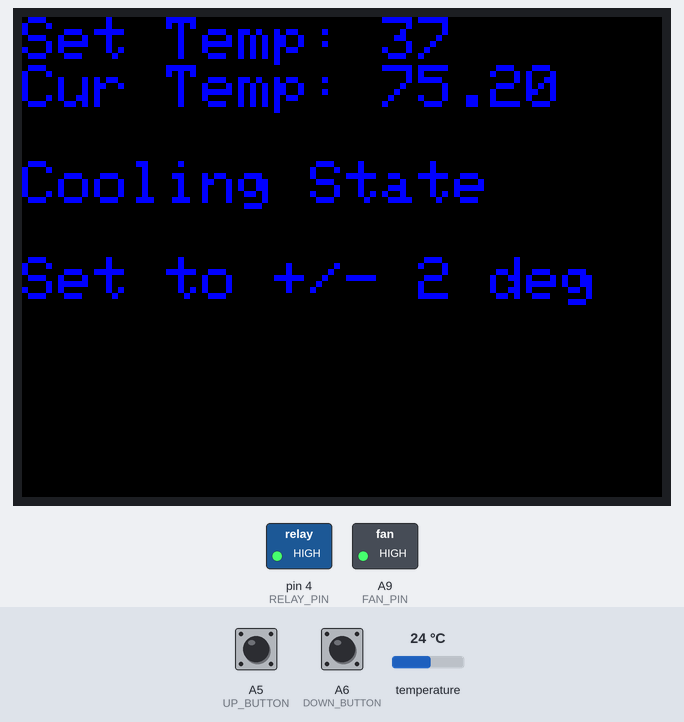
The sketch below on a simulated Teensy 4. On the bench: 320×240 colour display, switched loads named in the sketch (green lamp = pin HIGH). Inputs (shaded band) come from the test bench; at power-on: temperature 24 °C, A5 (UP_BUTTON) LOW, A6 (DOWN_BUTTON) LOW. What the sketch prints to the serial monitor is not drawn.

Above: at 4.4 s.
4.5 s: temperature set to 1.9 °C
At 6.7 s:
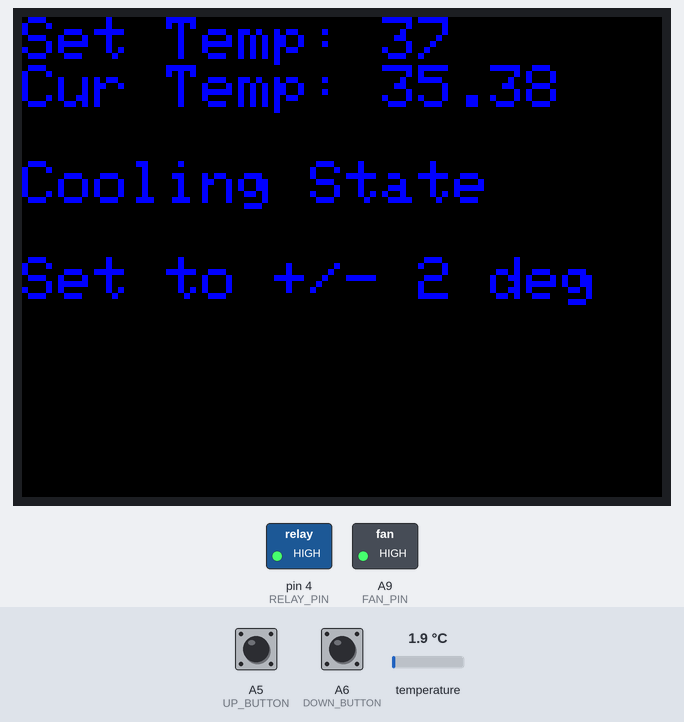
7.3 s: temperature set to 1.5 °C
At 10.0 s:
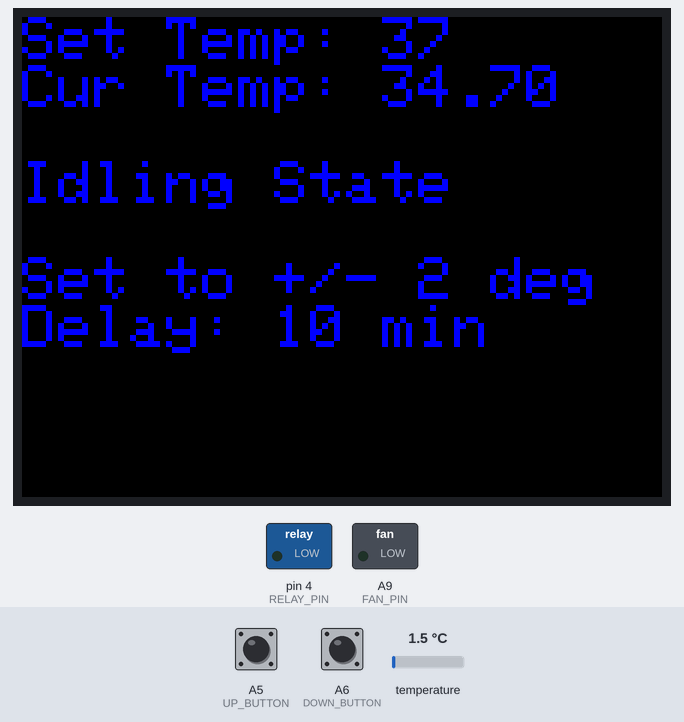
10.3 s: A5 (UP_BUTTON) pulled HIGH for 1 s
At 12.6 s:
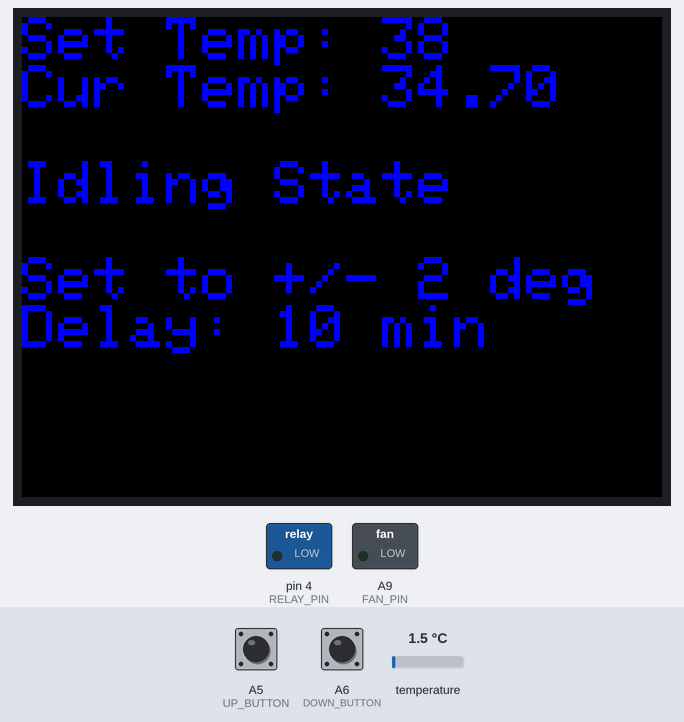
13.3 s: A5 (UP_BUTTON) pulled HIGH for 1 s
16.3 s: temperature set to 12 °C
At 18.3 s:
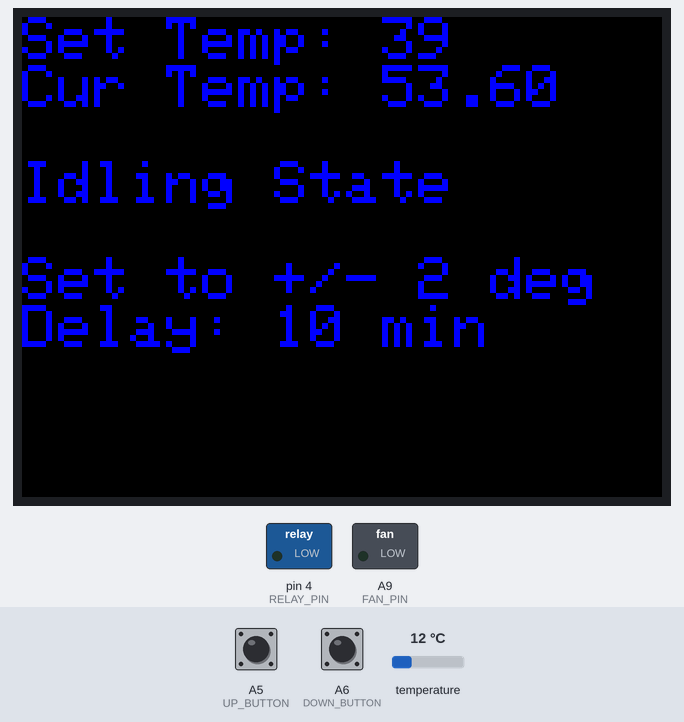
19.3 s: A6 (DOWN_BUTTON) pulled HIGH for 1 s
At 69.1 s:
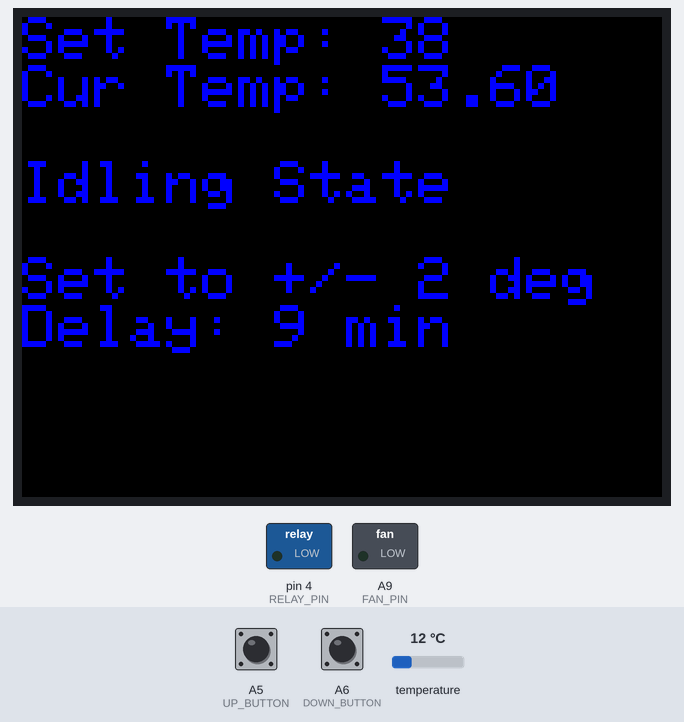
Timing chart, 0 to 70.6 s (numbered marks = the images above; inputs shaded):
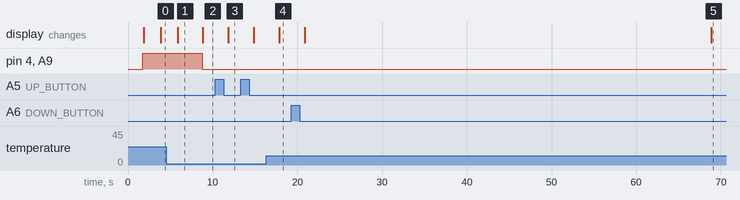

Measured:
- the behaviour switches between 1.7 and 1.6 °C on temperature (found by bisection; images 1 and 2)
- after the input at 4.5 s, the display: changes after 1.4 s (image 1)
- after the input at 7.3 s, pin 4 (RELAY_PIN), A9 (FAN_PIN): HIGH → LOW after 1.5 s; the display: changes after 1.6 s (image 2)
- after the input at 10.3 s, the display: changes after 1.6 s (image 3)
- after the input at 16.3 s, the display: changes after 1.6 s (image 4)
- after the input at 19.3 s, the display: first changes after 1.6 s (image 5 shows a later state)

The sketch:

KegeratorTemp.ino
```cpp
#include <OneWire.h>
#include <DallasTemperature.h>
#include <SPI.h>
#include <Wire.h>
#include <ILI9341_t3.h>
#include <Adafruit_STMPE610.h>


/*---------------Module Defines-----------------------------*/
#define TEMP_IN                       3
#define RELAY_PIN                     4
#define FAN_PIN                       23
#define UP_BUTTON                     19
#define DOWN_BUTTON                   20
#define DEFAULT_TEMP                  37 // Degrees Farenheit
#define STOP_COMPRESSOR_THRESHOLD     2 // Degrees Farenheit
#define START_COMPRESSOR_THRESHOLD    2 // Degrees Farenheit
#define COMPRESSOR_DELAY              60*10 // seconds
#define MIN_TEMP                      35
#define MAX_TEMP                      45

/*---------------Define Display Parameters (240 x 320)------*/
#define TS_MINX 150
#define TS_MINY 130
#define TS_MAXX 3800
#define TS_MAXY 4000

#define SET_CURSOR_X                  50
#define SET_CURSOR_Y                  50
#define CUR_CURSOR_X                  50
#define CUR_CURSOR_Y                  150
#define TEXT_SIZE                     3

#define FRAME_X 210
#define FRAME_Y 180
#define FRAME_W 100
#define FRAME_H 50

#define STMPE_CS 8
Adafruit_STMPE610 ts = Adafruit_STMPE610(STMPE_CS);
#define TFT_CS 10
#define TFT_DC  9
ILI9341_t3 tft = ILI9341_t3(TFT_CS, TFT_DC);

/*---------------Module Function Prototypes-----------------*/
float tempControl();
float readTemp();
void updateDisplay();
void checkButtons();
void timerActions();

/*---------------State Definitions--------------------------*/
typedef enum {
  STARTUP_STATE, COOLING_STATE, IDLING_STATE
} States_t;

/*---------------Module Variables---------------------------*/
static int set_temp;
static bool up_pressed = false;
static bool down_pressed = false;
States_t state;
unsigned long last_cycle_end;
OneWire oneWire(TEMP_IN);
DallasTemperature dTemp(&oneWire);
static IntervalTimer myTimer;
static IntervalTimer buttonTimer;

void setup() {

  Serial.begin(9600);
  myTimer.begin(timerActions, 1000000);
  buttonTimer.begin(checkButtons, 100000);

  // set pins
  pinMode(TEMP_IN, INPUT);
  pinMode(RELAY_PIN, OUTPUT);
  pinMode(FAN_PIN, OUTPUT);
  pinMode(UP_BUTTON, INPUT);
  pinMode(DOWN_BUTTON, INPUT);
  digitalWrite(RELAY_PIN, LOW);
  digitalWrite(FAN_PIN,LOW);

  // start screen
  tft.begin();
  tft.fillScreen(ILI9341_BLACK);
  tft.setRotation(1);
  delay(2000); // temporary fix to ignore first temp reading which is usually garbage

  // set variables
  set_temp = DEFAULT_TEMP;
  state = STARTUP_STATE;
  last_cycle_end = 0;

}

void loop() {
  // put your main code here, to run repeatedly:
  //Serial.println("starting loop");

}

void timerActions() {
  float cur_temp = tempControl();
  updateDisplay(cur_temp);
}

float tempControl() {
  Serial.println("temp ctr");
  float cur_temp = readTemp();

  if (state == COOLING_STATE || state == STARTUP_STATE) {
    if ((set_temp - cur_temp) > STOP_COMPRESSOR_THRESHOLD) {
      digitalWrite(RELAY_PIN, LOW);
      digitalWrite(FAN_PIN, LOW);
      state = IDLING_STATE;
      last_cycle_end = millis();
    }
  }
  if (state == IDLING_STATE || state == STARTUP_STATE) {
    if ((cur_temp - set_temp) > START_COMPRESSOR_THRESHOLD) {
      if ((millis() - last_cycle_end) < COMPRESSOR_DELAY * 1000 && state != STARTUP_STATE) {
        return cur_temp;
      }
      digitalWrite(RELAY_PIN, HIGH);
      digitalWrite(FAN_PIN, HIGH);
      state = COOLING_STATE;
    }
  }

  return cur_temp;
}

float readTemp() {
  dTemp.requestTemperatures();
  float tempC = dTemp.getTempCByIndex(0);
  float tempF = tempC * 1.8 + 32.0;
  Serial.println("temp read");

  // Check if reading was successful
  if(tempC != DEVICE_DISCONNECTED_C) {
    Serial.print("Temperature sensor reading is ");
    Serial.print(tempF);
    Serial.println(" degrees Farenheit");
  } else {
    Serial.println("Error: Could not read temperature data");
  }
  return tempF;
}

void updateDisplay(float cur_temp) {
  //tft.drawRect(FRAME_X, FRAME_Y, FRAME_W, FRAME_H, ILI9341_BLACK);

  tft.fillRect(0,0, 320, 240, ILI9341_BLACK);
  tft.setTextColor(ILI9341_BLUE);
  tft.setTextSize(TEXT_SIZE);
  tft.setCursor(0,0);
  tft.print("Set Temp: ");
  tft.println(set_temp);
  tft.print("Cur Temp: ");
  tft.println(cur_temp);
  tft.println();
  if (state == COOLING_STATE) {
    tft.println("Cooling State\n");
  } else if (state == IDLING_STATE) {
    tft.println("Idling State\n");
  }
  tft.println("Set to +/- 2 deg");
  if (state == IDLING_STATE) {
    int cycle_time_min = (millis() - last_cycle_end) / (1000*60);
    int delay_time = COMPRESSOR_DELAY/60;
    if (delay_time > cycle_time_min) {
      tft.print("Delay: ");
      tft.print(delay_time - cycle_time_min);
      tft.println(" min");
    }

  }

  return;
}

void checkButtons() {

  // check up button
  if (digitalRead(UP_BUTTON) && !up_pressed) {
    up_pressed = true;
    if (set_temp < MAX_TEMP) set_temp++;
  } else if (!digitalRead(UP_BUTTON) && up_pressed) {
    up_pressed = false;
  }

  // check down button
  if (digitalRead(DOWN_BUTTON) && !down_pressed) {
    down_pressed = true;
   if (set_temp > MIN_TEMP)  set_temp--;
  } else if (!digitalRead(DOWN_BUTTON) && down_pressed) {
    down_pressed = false;
  }
}
```
